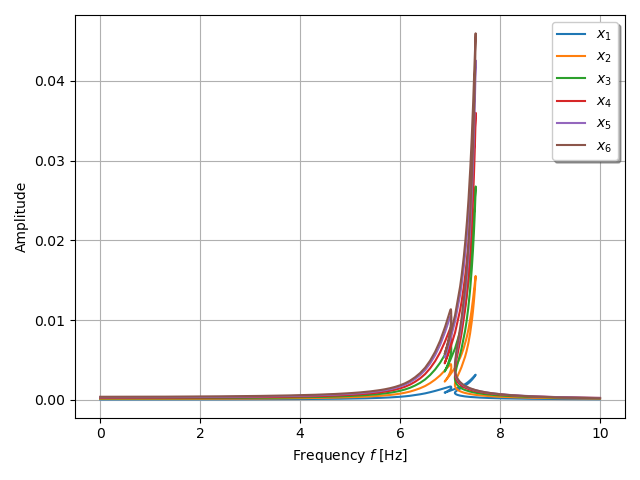

Reproduce this figure in Python.
import os, sys
import numpy as np
import pandas as pd
import matplotlib as mpl
mpl.use('QtAgg')
import matplotlib.pyplot as plt

df = pd.read_csv('hbm_resp.csv',delimiter=';')
fig = plt.figure('HBM')
ax = fig.add_subplot(111)
for i in range(6):
    ind = df.keys()[6+i+1]
    print (ind)
    ax.plot(df['Frequency'],df[ind],label=r'$x_%i$'%(i+1))
ax.grid()
ax.set_xlabel('Frequency $f$ [Hz]')
ax.set_ylabel('Amplitude')
ax.legend(shadow=True).set_draggable(True)
plt.tight_layout()
plt.savefig('sha_wei.png',dpi=100)
#plt.show()
